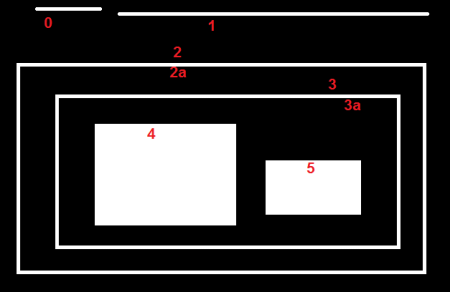
#> input picture pertemuan10-opencv/hierarchy.png, 450 x 292 px
$ jupyter execute --allow-errors '10. OpenCV - Part 4-gh.ipynb'
#> lines starting #> are read from the running program, lines starting #| are printed output that depends on the picture; after the words box and inside, x2 and y2 are one past the last pixel; in counts of white or black regions, pixels touching at a corner belong together
# OpenCV - Part 4

- OpenCV Drawing Tool
- Contour Detection
- Draw Contour

[cell 1]
import cv2
import numpy as np

## OpenCV Drawing Tool

- Draw a **line** by using the OpenCV function `cv2.line()`
- Draw an **ellipse** by using the OpenCV function `cv2.ellipse()`
- Draw a **rectangle** by using the OpenCV function `cv2.rectangle()`
- Draw a **circle** by using the OpenCV function `cv2.circle()`
- Draw a **filled polygon** by using the OpenCV function `cv2.fillPoly()`
- Write a **text** by using the OpenCV function `cv2.putText()`

#### Draw Line (`cv2.line()`)

- Menggunakan method `cv2.line(img, (x0,y0), (xt,yt), (B, G, R), thickness, line_type)`
- untuk :
    - `img` : input image
    - `(x0, y0)` : start point (tuple)
    - `(xt, yt)` : end point (tuple)
    - `(B, G, R)` : line color (tuple)
    - `thickness` : line thickness
    - `line_type` :
        - `cv2.FILLED` : filled line
        - `cv2.LINE_4` : 4-connected line
        - `cv2.LINE_8` : 8-connected line
        - `cv2.LINE_AA` : antialiased line

[cell 2]
background = np.zeros((400, 400, 3)).astype(np.uint8)

#  horizontal line (red), y0 = yt
cv2.line(background,
         (100, 350),
         (300, 350),
         (50,0,255),
         3,
         cv2.FILLED)

# vertical line (green), x0 = xt
cv2.line(background,
         (50, 100),
         (50, 300),
         (25,255,0),
         20,
         cv2.LINE_8)

# garis miring (pink)
cv2.line(background,
         (250, 300),
         (230 ,100),
         (255,0,255),
         5,
         cv2.LINE_4)

# garis miring (tosca)
cv2.line(background,
         (300, 300),
         (280, 100),
         (100,127,0),
         5,
         cv2.LINE_AA)

cv2.imshow("Draw Line", background)
cv2.waitKey(0)
cv2.destroyAllWindows()

#### Draw Rectangle (`cv2.rectangle()`)

- Menggunakan method `cv2.rectangle(img, (x0,y0), (xt,yt), (B, G, R), thickness, line_type)`
- untuk :
    - `img` : input image
    - `(x0, y0)` : top-left-corner rectangle point (tuple)
    - `(xt, yt)` : bottom-right-corner rectangle point (tuple)
    - `(B, G, R)` : rectangle color (tuple)
    - `thickness` : rectangle thickness (if negative, color will be user as fillcolor)
    - `line_type` :
        - `cv2.FILLED` : filled line
        - `cv2.LINE_4` : 4-connected line
        - `cv2.LINE_8` : 8-connected line
        - `cv2.LINE_AA` : antialiased line

[cell 3]
background = np.zeros((400, 400, 3)).astype(np.uint8)

# outline color
cv2.rectangle(background,
              (15,25),
              (200,150),
              (0,0,255),
              5)

# fill color
cv2.rectangle(background,
              (210,50),
              (270,270),
              (0,200,255),
              -1,
               cv2.LINE_AA)
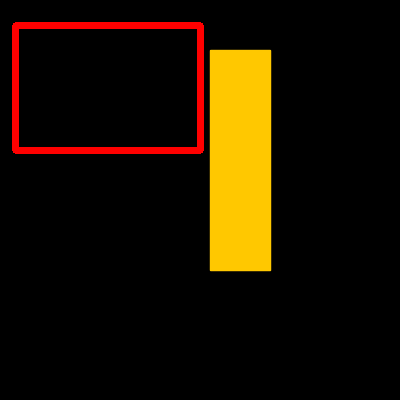
#> background: shape (400, 400, 3); mean of channels 0, 1, 2 0, 17, 28.6; drawn as B, G, R

cv2.imshow("Draw Rectangle", background)

cv2.waitKey(0)
cv2.destroyAllWindows()

#### Draw Circle (`cv2.circle()`)

- Menggunakan method `cv2.circle(img, (x,y), radius, (B, G, R), thickness, line_type)`
- untuk :
    - `img` : input image
    - `(x, y)` : circle center point (tuple)
    - `radius` : circle radius (in pixel)
    - `(B, G, R)` : circle color (tuple)
    - `thickness` : circle thickness  (if negative, color will be user as fillcolor)
    - `line_type` :
        - `cv2.FILLED` : filled line
        - `cv2.LINE_4` : 4-connected line
        - `cv2.LINE_8` : 8-connected line
        - `cv2.LINE_AA` : antialiased line

[cell 4]
img = cv2.imread("lena.jpg")

# circle outline
cv2.circle(img,
           (65, 65),
           55,
           (0,255,150),
           2,
           cv2.LINE_AA)

# circle fill
cv2.circle(img,
           (65, 250),
           55,
           (0,50,250),
           -1,
           cv2.LINE_AA)


cv2.imshow("Draw Circle", img)

cv2.waitKey(0)
cv2.destroyAllWindows()

#### Write Text (`cv2.putText()`)

- Menggunakan method `cv2.putText(img, text, (x,y), font_type, font_scale, (B, G, R), thickness, line_type)`
- untuk :
    - `img` : input image
    - `text` : string to write in image
    - `(x, y)` : start-left position of text (tuple)
    - `font_type` :
        - `cv2.FONT_HERSHEY_SIMPLEX` : size sans-serif font
        - `cv2.FONT_HERSHEY_PLAIN` : small size sans-serif font
        - `cv2.FONT_HERSHEY_DUPLEX` : normal size sans-serif font (more complex than FONT_HERSHEY_SIMPLEX)
        - `cv2.FONT_HERSHEY_COMPLEX` : normal size serif font
        - `cv2.FONT_HERSHEY_TRIPLEX` : normal size serif font (more complex than FONT_HERSHEY_COMPLEX)
        - `cv2.FONT_HERSHEY_COMPLEX_SMALL` : smaller version of FONT_HERSHEY_COMPLEX
        - `cv2.FONT_HERSHEY_SCRIPT_SIMPLEX` : hand-writing style font
        - `cv2.FONT_HERSHEY_SCRIPT_COMPLEX` : more complex variant of FONT_HERSHEY_SCRIPT_SIMPLEX
        - `cv2.FONT_ITALIC` : flag for italic font
    - `(B, G, R)` : circle color (tuple)
    - `thickness` : circle thickness  (if negative, color will be user as fillcolor)
    - `line_type` :
        - `cv2.FILLED` : filled line
        - `cv2.LINE_4` : 4-connected line
        - `cv2.LINE_8` : 8-connected line
        - `cv2.LINE_AA` : antialiased line

[cell 5]
A = [1, 2, 3, 4]
B = ['A', 'B', 'C', 'D']

C = zip(A, B)
print(list(C))

[cell 6]
background = np.zeros((200, 600, 3)).astype(np.uint8)
h, w, c = background.shape

font_types = [cv2.FONT_HERSHEY_SIMPLEX,
            cv2.FONT_HERSHEY_PLAIN,
            cv2.FONT_HERSHEY_DUPLEX,
            cv2.FONT_HERSHEY_COMPLEX,
            cv2.FONT_HERSHEY_TRIPLEX,
            cv2.FONT_HERSHEY_COMPLEX_SMALL,
            cv2.FONT_HERSHEY_SCRIPT_SIMPLEX,
            cv2.FONT_HERSHEY_SCRIPT_COMPLEX,
            cv2.FONT_ITALIC ]

texts      = ['FONT HERSHEY SIMPLEX',
            'FONT HERSHEY PLAIN',
            'FONT HERSHEY DUPLEX',
            'FONT HERSHEY COMPLEX',
            'FONT HERSHEY TRIPLEX',
            'FONT HERSHEY COMPLEX SMALL',
            'FONT HERSHEY SCRIPT SIMPLEX',
            'FONT HERSHEY SCRIPT COMPLEX',
            'FONT ITALIC' ]

for text, font_type in zip(texts, font_types):
    frame = background.copy()
    cv2.putText(frame,
                text,
                (50, 50),
                font_type,
                0.9,
                (0, 255, 127),
                1,
                cv2.LINE_AA)
    cv2.imshow("Write Text", frame)
    cv2.waitKey(2000) #delay 2 second

cv2.destroyAllWindows()

- Mouse Event Click untuk draw line

[cell 7]
x0, y0, xt, yt = 0, 0, 0, 0

title_window = "Draw Line"
is_draw = False
frame = np.ones((400, 400, 3)).astype(np.uint8)*255

def draw_line(x0, y0, xt, yt):
#> called with x0 = 0, y0 = 0, xt = 0, yt = 0
    background = frame.copy()
    cv2.line(background, (x0, y0), (xt, yt), (255,0,255), 15, cv2.LINE_AA)
    cv2.imshow(title_window, background)
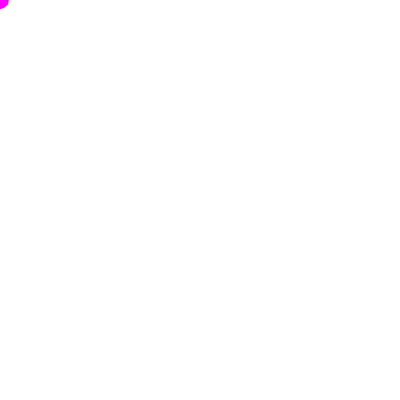
#> window 'Draw Line': shape (400, 400, 3); mean B, G, R 255, 254.9, 255


# [17 lines left out: function read_line, not called in this run]


cv2.namedWindow(title_window)
cv2.setMouseCallback(title_window, read_line)

draw_line(x0, y0, xt, yt)
cv2.waitKey(0)
cv2.destroyAllWindows()

- Mouse Event Click dan Trackbar untuk draw circle

hitung radius circle dengan menggunakan,

$r = \sqrt{(x - x0)^{2} + (y - y0)^{2}} $

untuk $x0$ dan $y0$ merupakan pusat lingkaran.

[cell 8]
import math
x0, y0, r = 0, 0, 0

title_window = "Draw Circle"
is_draw = False
frame = np.ones((400, 400, 3)).astype(np.uint8)*255

def draw_circle(x0, y0, r):
#> called with x0 = 0, y0 = 0, r = 0
    background = frame.copy()
    cv2.circle(background, (x0, y0), r, (0,255,150), 2, cv2.LINE_AA)
    cv2.imshow(title_window, background)


# [17 lines left out: function read_circle, not called in this run]


cv2.namedWindow(title_window)
cv2.setMouseCallback(title_window, read_circle)

draw_circle(x0, y0, r)
cv2.waitKey(0)
cv2.destroyAllWindows()

#### Task
- Mouse Event Click untuk draw rectangle

[cell 9]
# ------ Jawaban --------
#
#
#

[cell 10]
x0, y0, xt, yt = 0, 0, 0, 0

title_window = "Draw Rectangle"
is_draw = False
frame = np.ones((400, 400, 3)).astype(np.uint8)*255

def draw_rectangle(x0, y0, xt, yt):
#> called with x0 = 0, y0 = 0, xt = 0, yt = 0
    background = frame.copy()
    cv2.rectangle(background, (x0, y0), (xt, yt), (0,200,255), -1, cv2.LINE_AA)
    cv2.imshow(title_window, background)


# [17 lines left out: function read_rectangle, not called in this run]


cv2.namedWindow(title_window)
cv2.setMouseCallback(title_window, read_rectangle)

draw_rectangle(x0, y0, xt, yt)
cv2.waitKey(0)
cv2.destroyAllWindows()

___

## Contour Detection & Contour Drawing

- Menggunakan method `cv2.findContour(img, mode, method)`
- dimana :
    - `img` : input image
    - `mode` :
        - `cv2.CHAIN_APPROX_NONE` : all the boundary points are stored
        - `cv2.CHAIN_APPROX_SIMPLE` : only end points / corner of that shape are stored <br>
        </img>
        - `with cv2.CHAIN_APPROX_NONE` (734 points)
        - second image shows the one with `cv2.CHAIN_APPROX_SIMPLE` (only 4 points)
    - `method` :
        - `cv2.RETR_EXTERNAL`  : retrieves only the **extreme outer contours**.  It sets all contours to `hierarchy[i][2] = hierarchy[i][3] = -1`.
        - `cv2.RETR_LIST`   : retrieves **all of the contours** without establishing any hierarchical relationships.
        - `cv2.RETR_CCOMP`  : retrieves **all of the contours** and organizes them into a **two-level hierarchy**.
        - `cv2.RETR_TREE`   : retrieves **all of the contours** and reconstructs a **full hierarchy** of nested contours.

- Output :
    - `contours` : list of countour location (x,y) : <br>
    </img>

    - `hierarchy` : list of `[Next, Previous, First_Child, Parent]`, <br> Representation of this relationship when some shapes are inside other shapes, we call outer one as **parent** and inner one as **child**.
        - `Next` : next contour at the same hierarchical level.
        - `Previous` : previous contour at the same hierarchical level.
        - `First_Child` : first child contour.
        - `Parent` : index of its parent contour. <br>
        > *If there is no **child** or **parent**, that field is taken as -1*
        - Example :<br>
            </img>
            - `Next` & `Previous` :
                - Start from contour-0. Who is next contour in its same level ? It is contour-1.
                - So simply put Next = 1. Similarly for Contour-1, next is contour-2. So Next = 2.
                - What about contour-2? There is no next contour in the same level.
                - So simply, put Next = -1.
                - What about contour-4? It is in same level with contour-5.
                - So its next contour is contour-5, so Next = 5.
            - `First_Child` & `Parent` :
                - For contour-2, child is contour-2a.
                - So it gets the corresponding index value of contour-2a.
                - What about contour-3a? It has two children.
                - But we take only first child. And it is contour-4. So First_Child = 4 for contour-3a.

#### Method `cv2.RETR_EXTERNAL`
- retrieves only the extreme outer contours. It sets all contours to hierarchy[i][2] = hierarchy[i][3] = -1.

[cell 11]
img = cv2.imread('hierarchy.png')
#> img is the input picture: shape (292, 450, 3); mean B, G, R 55.9, 55.9, 56.5

gray = cv2.cvtColor(img, cv2.COLOR_BGR2GRAY)

ret, thresh = cv2.threshold(gray, 127, 255, cv2.THRESH_BINARY)
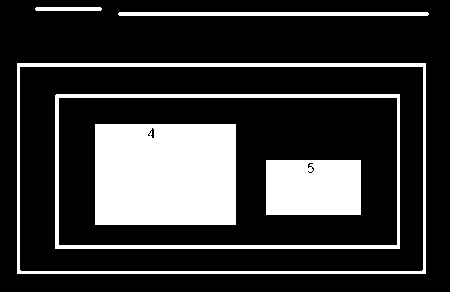
#> thresh: shape (292, 450); 21.9% white; 6 white regions

contours, hierarchy = cv2.findContours(thresh, cv2.RETR_EXTERNAL, cv2.CHAIN_APPROX_NONE)
#> contours = 3 contours; box (x1, y1, x2, y2) and area: (17, 63, 426, 274) 85680, (118, 12, 429, 16) 928, (35, 7, 102, 11) 196

[cell 12]
hierarchy
#> Out = [[1, -1, -1, -1], [2, 0, -1, -1], [-1, 1, -1, -1]]

### Draw Contour `cv2.drawContour()`

- menggunakan method `cv2.drawContours(img, contour, contour_index, (B,G,R), thickness)`
- dimana :
    - `img` : input image
    - `contour` : contour location (list)
    - `contour_index` : parameter indicating a contour to draw. If it is negative, all the contours are drawn.
    - `(B,G,R)` : contour color
    - `thickness` : contour thickness

[cell 13]
for cnt in contours:
    cv2.drawContours(img, cnt, -1, (0,0,255), 3)
#> this loop made 3 passes
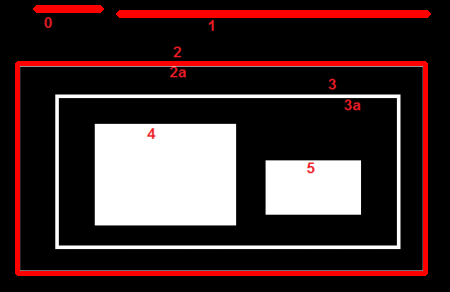
#> img: shape (292, 450, 3); 7.01% of pixels changed, all inside (x1, y1, x2, y2) = (15, 5, 431, 276)

[cell 14]
cv2.imshow("Drawing Contour - Method External", img)
cv2.waitKey(0)
cv2.destroyAllWindows()

### Method `cv2.RETR_TREE`
- retrieves **all of the contours** and reconstructs a **full hierarchy** of nested contours. <br>
</img>

[cell 15]
img = cv2.imread('hierarchy.png')

gray = cv2.cvtColor(img, cv2.COLOR_BGR2GRAY)

ret, thresh = cv2.threshold(gray, 127, 255, cv2.THRESH_BINARY)

contours, hierarchy = cv2.findContours(thresh, cv2.RETR_TREE, cv2.CHAIN_APPROX_NONE)
#> contours = 17 contours, 7 with area under 20; largest, box (x1, y1, x2, y2) and area: (17, 63, 426, 274) 85680, (19, 66, 424, 272) 82815, (55, 94, 400, 249) 52976, (58, 97, 398, 246) 50170, (95, 124, 236, 225) 14000

[cell 16]
hierarchy
#> Out = 17 rows, first 6: [15, -1, 1, -1], [-1, -1, 2, 0], [-1, -1, 3, 1], [-1, -1, 4, 2], [10, -1, 5, 3], [6, -1, -1, 4]

[cell 17]
for cnt in contours:
    cv2.drawContours(img, cnt, -1, (0,0,255), 3)
#> this loop made 17 passes
#> cnt on passes 7, 8, 13: [[311, 171], [312, 170], [313, 171], [312, 172]], [[307, 171], [308, 170], [309, 171], [308, 172]], [[148, 133], [149, 132], [150, 133], [149, 134]]
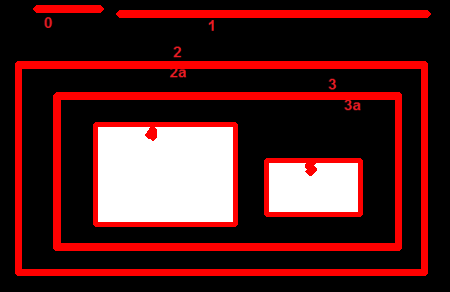
#> img: shape (292, 450, 3); 18.13% of pixels changed, all inside (x1, y1, x2, y2) = (15, 5, 431, 276)

[cell 18]
cv2.imshow("Drawing Contour - Method TREE", img)
cv2.waitKey(0)
cv2.destroyAllWindows()

### Method `cv2.RETR_CCOMP`
- retrieves **all of the contours** and organizes them into a **two-level hierarchy**. <br>
</img>

[cell 19]
img = cv2.imread('hierarchy.png')

gray = cv2.cvtColor(img, cv2.COLOR_BGR2GRAY)

ret, thresh = cv2.threshold(gray, 127, 255, cv2.THRESH_BINARY)

contours, hierarchy = cv2.findContours(thresh, cv2.RETR_CCOMP, cv2.CHAIN_APPROX_NONE)

[cell 20]
for cnt in contours:
    cv2.drawContours(img, cnt, -1, (0,0,255), 3)
#> this loop made 17 passes

[cell 21]
cv2.imshow("Drawing Contour - Method CCOMP", img)
cv2.waitKey(0)
cv2.destroyAllWindows()

### Task

- Read `noisy_text.png`
- Convert to grayscale
- Apply thresholding,
- Find extream contour
- Draw contour

[cell 22]
# -------- Jawaban ------------
#
#
#
#
#

[cell 23]
img = cv2.imread('noisy_text.png')

#> (the rest of this cell did not finish here and is left out)

____
## Contour Feature
- Contour Area (luasan) <br>
    `area = cv2.contourArea(cnt)`
- Contour Perimeter (keliling) <br>
    `perimeter = cv2.arcLength(cnt,True)`
- Contour Approximation <br>
    `epsilon = 0.1*cv2.arcLength(cnt,True)` <br>
    `approx = cv2.approxPolyDP(cnt,epsilon,True)` <br>
    Below, in second image, green line shows the approximated curve for epsilon = 10% of arc length. <br>
    Third image shows the same for epsilon = 1% of the arc length. <br>
    </img>
- Convex Hull <br>
    `hull = cv2.convexHull(points[, hull[, clockwise[, returnPoints]]` <br>
    </img>
- Bounding Rectangle <br>
    </img>
    - Straight Bounding Rectangle <br>
        `rect = cv2.boundingRect(cc)`
    - Rotated Rectangle <br>
        `rect = cv2.minAreaRect(cnt)`
- Minimum Enclosing Circle <br>
    `(x,y),radius = cv2.minEnclosingCircle(cnt)` <br>
    `center = (int(x),int(y))` <br>
    `radius = int(radius)` <br>
    </img>
- Fitting an Ellipse <br>
    `ellipse = cv2.fitEllipse(cnt)` <br>
    `cv2.ellipse(img,ellipse,(0,255,0),2)` <br>
    </img>
- Fitting a Line <br>
    `rows,cols = img.shape[:2]` <br>
    `[vx,vy,x,y] = cv2.fitLine(cnt, cv2.DIST_L2,0,0.01,0.01)` <br>
    `lefty = int((-x*vy/vx) + y)` <br>
    `righty = int(((cols-x)*vy/vx)+y)` <br>
    </img>

- Contour Area (luasan)

[cell 24]
for cnt in contours:
    area = cv2.contourArea(cnt)
    print("luas : %d pixel" % area)
#> this loop made 17 passes
#> area on passes 1, 6, 7, 11, 12, 13, 14, 15, 16, 17: 5076, 21.5, 14000, 31.5, 52975.5, 50170, 85680, 82815, 928, 196
#| luas : 5076 pixel
#| luas : 6 pixel
#| luas : 2 pixel
#| luas : 2 pixel
#| luas : 9 pixel
#| luas : 21 pixel
#| luas : 14000 pixel
#| luas : 5 pixel
#> (further printed lines are left out)

- Contour Perimeter (keliling)

[cell 25]
for cnt in contours:
    perimeter = cv2.arcLength(cnt,True)
    print("keliling : %d pixel" % perimeter)
#> this loop made 17 passes
#> perimeter on passes 1, 2, 5, 6, 7, 8, 10, 11, 12, 13, 14, 15: 296, 9.66, 12.49, 24.73, 480, 9.07, 7.66, 26.73, 995.4, 971.7, 1236, 1214.5
#> (cnt, perimeter) on passes 3, 4, 9: ([[311, 171], [312, 170], [313, 171], [312, 172]], 5.66), ([[307, 171], [308, 170], [309, 171], [308, 172]], 5.66), ([[148, 133], [149, 132], [150, 133], [149, 134]], 5.66)
#| keliling : 296 pixel
#| keliling : 9 pixel
#| keliling : 5 pixel
#| keliling : 5 pixel
#| keliling : 12 pixel
#| keliling : 24 pixel
#| keliling : 480 pixel
#| keliling : 9 pixel
#> (further printed lines are left out)

- Contour Approximation

[cell 26]
img = cv2.imread('noisy_text.png')

#> (the rest of this cell did not finish here and is left out)

- Trackbar change epsilon to arcLength portion on Contour Approximation

[cell 27]
max_value = 1000
default_value = 10

title_window = "Contour Approximation"

# [8 lines left out: function on_trackbar, not called in this run]

img = cv2.imread('noisy_text.png')
#> (the rest of this cell did not finish here and is left out)

- Straight Bounding Rectangle

[cell 28]
img = cv2.imread('noisy_text.png')
#> (the rest of this cell did not finish here and is left out)

- Draw bounding box for each contour using `cv2.rectangle()`

#> (a cell that did not finish here is left out)

- Crop each contour from input image, and display

#> (a cell that did not finish here is left out)

#> (a cell that did not finish here is left out)

#> (a cell that did not finish here is left out)

### Crop Foto KTP
- Crop foto dari KTP berikut `ktp.jpg` <br>
</img>

[cell 33]
img = cv2.imread("ktp4.jpg")
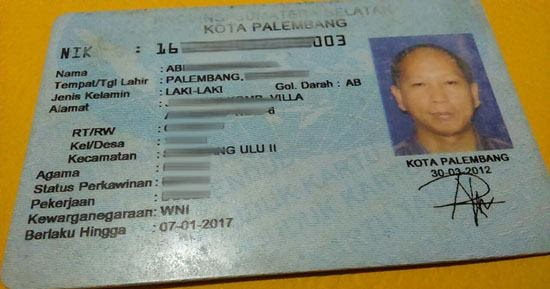
#> input picture pertemuan10-opencv/ktp4.jpg, 550 x 289 px
#> img is the input picture: shape (289, 550, 3); mean B, G, R 114.4, 136.6, 134.8
h_img, w_img, c = img.shape
#> h_img = 289; w_img = 550; c = 3

gray = cv2.cvtColor(img, cv2.COLOR_BGR2GRAY)
#> gray: shape (289, 550)
thresh, binary = cv2.threshold(gray, 0, 255, cv2.THRESH_BINARY_INV + cv2.THRESH_OTSU)
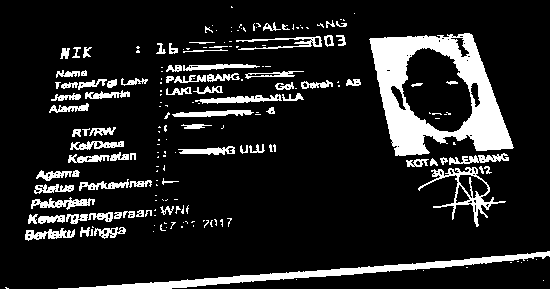
#> binary: shape (289, 550); 13.4% white; 198 white regions (115 under 20 px)
#> thresh = 106

contours, hierarchy = cv2.findContours(binary, cv2.RETR_CCOMP, cv2.CHAIN_APPROX_NONE)
#> contours = 369 contours, 292 with area under 20; largest, box (x1, y1, x2, y2) and area: (369, 33, 514, 156) 12181, (401, 47, 473, 133) 4270, (58, 251, 550, 289) 2387, (418, 167, 506, 227) 1276, (458, 174, 489, 199) 443

for cnt in contours:
    rect = cv2.boundingRect(cnt)
    x, y, w, h = rect

    aspectRatio = w/h
    heightRatio = h/ h_img

    keepAspectRatio = aspectRatio > 0.7 and aspectRatio < 0.9
    keepHeighRatio = heightRatio > 0.4 and heightRatio < 0.5

    if keepAspectRatio and  keepHeighRatio :
        roi = img[y:y+h, x:x+w]
        cv2.rectangle(img, (x, y), (x+w, y+h), (255, 0, 255), 2)

        cv2.imshow("Binary", binary)
        cv2.imshow("Cropped Photo", roi)
#> this loop made 369 passes
#> (x, y, w, h, aspectRatio, heightRatio, keepAspectRatio) on passes 1 to 3: (5, 287, 4, 2, 2, 0.00692, False), (543, 280, 1, 1, 1, 0.00346, False), (296, 279, 1, 1, 1, 0.00346, False)

cv2.imshow("Detected Photo", img)
cv2.waitKey(0)
cv2.destroyAllWindows()

### Pekerjaan Rumah
Crop character plat nomor dari gambar`plat-nomor-1.jpg`

</img>

[cell 34]
img = cv2.imread("plat-nomor-5.jpg")
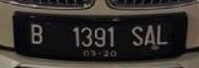
#> input picture pertemuan10-opencv/plat-nomor-5.jpg, 199 x 68 px
#> img is the input picture: shape (68, 199, 3); mean B, G, R 46, 49.4, 53.9

ratio = 350.0/img.shape[0]
#> ratio = 5.15
img = cv2.resize(img, (0,0), fx=ratio, fy=ratio)
#> img: shape (350, 1024, 3)
h_img, w_img, c = img.shape
#> h_img = 350; w_img = 1024

gray = cv2.cvtColor(img, cv2.COLOR_BGR2GRAY)
#> gray: shape (350, 1024)

thresh, binary_tzr = cv2.threshold(gray, 0, 255, cv2.THRESH_TOZERO + cv2.THRESH_OTSU)
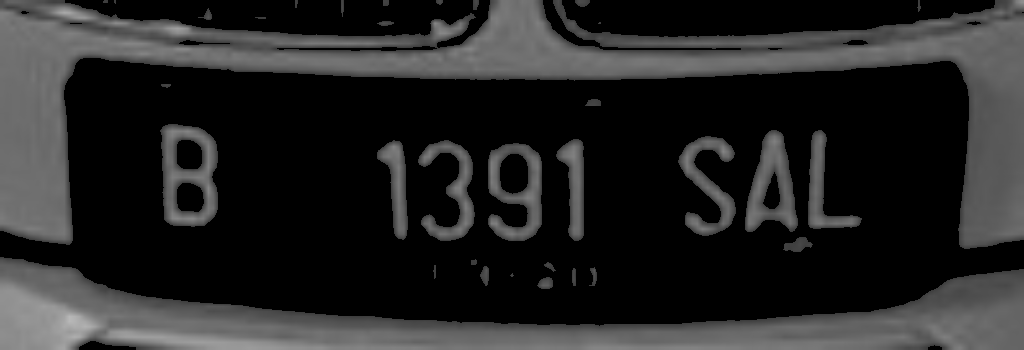
#> binary_tzr: shape (350, 1024); min 0, max 184, mean 37.8
#> thresh = 59
thresh, binary = cv2.threshold(binary_tzr, 127, 255, cv2.THRESH_BINARY)
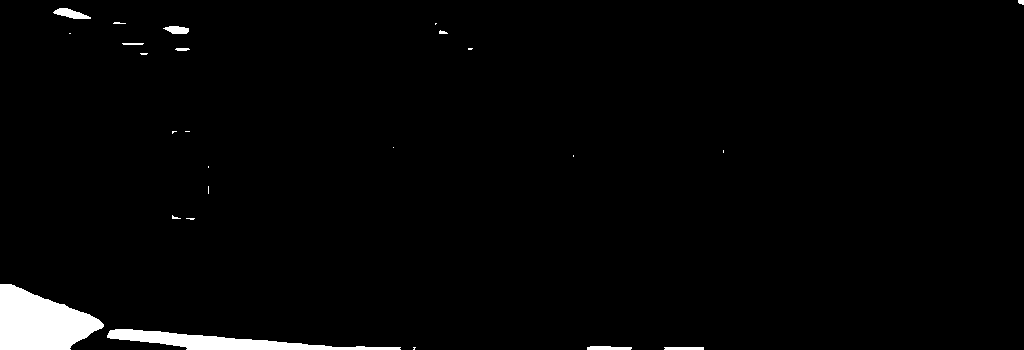
#> binary: shape (350, 1024); 2.3% white; 25 white regions (15 under 20 px)

contours, hierarchy = cv2.findContours(binary, cv2.RETR_CCOMP, cv2.CHAIN_APPROX_NONE)
#> contours = 25 contours, 17 with area under 20; largest, box (x1, y1, x2, y2) and area: (0, 284, 104, 350) 4515, (107, 329, 401, 350) 2248, (53, 8, 91, 19) 196, (163, 26, 189, 34) 126, (587, 346, 632, 350) 108, (664, 347, 704, 350) 77, (175, 48, 190, 51) 23, (122, 43, 144, 45) 20

for i, cnt in enumerate(contours):
    area = cv2.contourArea(cnt)
    rect = cv2.boundingRect(cnt)
    x, y, w, h = rect

    aspectRatio = w/h
    heightRatio = h/ h_img
    Next,Previous,First_Child,Parent = hierarchy[0][i]

    keepAspectRatio = aspectRatio > 0.2 and aspectRatio < 0.7
    keepHeighRatio = heightRatio > 0.25 and heightRatio < 0.5

    # remove small contour
    if area < 5.0 or w < 3.0 or h < 3.0 :
        continue

    if  keepAspectRatio and keepHeighRatio and Parent == -1 and Next != -1 and Previous != -1:
        roi = img[y:y+h, x:x+w].copy()
        cv2.rectangle(img, (x, y), (x+w, y+h), (255, 0, 255), 2)

        cv2.imshow("Cropped Photo - %d" % i, roi)
        cv2.imshow("Binary", binary)
        cv2.imshow("Detected Photo", img)
#> this loop made 25 passes
#> cnt on passes 10, 11, 12, 19, 22: [[573, 155], [573, 156]], [[723, 150], [723, 151], [723, 152], [723, 151]], [[393, 147]], [[69, 33], [70, 33]], [[435, 23], [435, 24], [436, 23]]
#> (area, x, y, w, h, aspectRatio, heightRatio) on passes 1, 3, 4, 5: (77, 664, 347, 40, 3, 13.33, 0.00857), (108.5, 587, 346, 45, 4, 11.25, 0.0114), (2248, 107, 329, 294, 21, 14, 0.06), (4515, 0, 284, 104, 66, 1.58, 0.189)
cv2.waitKey(0)
cv2.destroyAllWindows()
